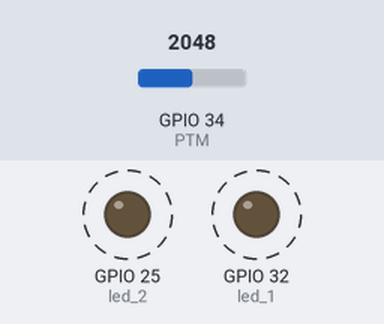
This program was run on a simulated ESP32. Shown: output pins drawn as LEDs (lit = HIGH). Dashed ring = blinking. The inputs (shaded band) are chosen by the test bench; at power-on: GPIO 34 (PTM) = 2048. What the program prints to the serial monitor is not drawn.

Above: at 1.7 s.
Timing chart, 0 to 6.1 s (numbered marks = the images above):
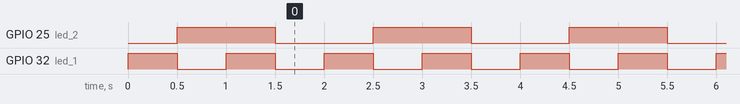

The program:

main.cpp
```cpp
#include <Arduino.h>

TaskHandle_t Task1;
TaskHandle_t Task2;
TaskHandle_t Task3;

const int led_1 = 32;
const int led_2 = 25;
const int PTM = 34;

void Task1code( void * parameter );
void Task2code( void * parameter );
void Task3code( void * parameter );

void setup() {
  Serial.begin(115200);
  pinMode(led_1, OUTPUT);
  pinMode(led_2, OUTPUT);
  pinMode(PTM, INPUT);

  xTaskCreatePinnedToCore(Task1code,"Task1",10000,NULL,1,&Task1,0);
  delay(500);

  xTaskCreatePinnedToCore(Task2code,"Task2",10000,NULL,1,&Task2,1);
  delay(500);

  xTaskCreatePinnedToCore(Task3code,"Task3",10000,NULL,1,&Task3,1);
  delay(500);

}

void Task1code( void * parameter ){
  Serial.print("Task1 is running on core ");
  Serial.println(xPortGetCoreID());

  for(;;){
    digitalWrite(led_1, HIGH);
    delay(500);
    digitalWrite(led_1, LOW);
    delay(500);
  }
}

void Task2code( void * parameter ){
  Serial.print("Task2 is running on core ");
  Serial.println(xPortGetCoreID());

  for(;;){
    digitalWrite(led_2, HIGH);
    delay(1000);
    digitalWrite(led_2, LOW);
    delay(1000);
  }
}

void Task3code( void * parameter ){
  Serial.print("Task3 is running on core ");
  Serial.println(xPortGetCoreID());
  int A;

  for(;;){
    A = analogRead(PTM);
    Serial.println(A);
    delay(1000);

  }
}

void loop() {


}
```

Measured:
- by itself, GPIO 25 (led_2): alternates HIGH for 1.0 s and LOW for 1.0 s
- by itself, GPIO 32 (led_1): alternates HIGH for 0.50 s and LOW for 0.50 s
- by itself, everything shown: repeats every 2.0 s, in 6 steps
